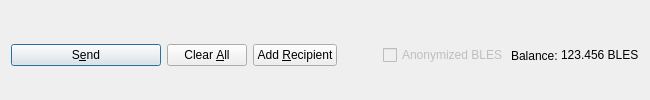
         <widget class="QFrame" name="frame_Send">
          <layout class="QHBoxLayout" name="horizontalLayout">
           <property name="bottomMargin">
            <number>0</number>
           </property>
           <item>
            <widget class="QPushButton" name="sendButton">
             <property name="minimumSize">
              <size>
               <width>150</width>
               <height>0</height>
              </size>
             </property>
             <property name="toolTip">
              <string>Confirm the send action</string>
             </property>
             <property name="text">
              <string>S&amp;end</string>
             </property>
             <property name="icon">
              <iconset resource="../blessing.qrc">
               <normaloff>:/icons/send</normaloff>:/icons/send</iconset>
             </property>
             <property name="autoDefault">
              <bool>false</bool>
             </property>
             <property name="default">
              <bool>true</bool>
             </property>
            </widget>
           </item>
           <item>
            <widget class="QPushButton" name="clearButton">
             <property name="sizePolicy">
              <sizepolicy hsizetype="Minimum" vsizetype="Fixed">
               <horstretch>0</horstretch>
               <verstretch>0</verstretch>
              </sizepolicy>
             </property>
             <property name="toolTip">
              <string>Clear all fields of the form.</string>
             </property>
             <property name="text">
              <string>Clear &amp;All</string>
             </property>
             <property name="icon">
              <iconset resource="../blessing.qrc">
               <normaloff>:/icons/remove</normaloff>:/icons/remove</iconset>
             </property>
             <property name="autoDefault">
              <bool>false</bool>
             </property>
            </widget>
           </item>
           <item>
            <widget class="QPushButton" name="addButton">
             <property name="toolTip">
              <string>Send to multiple recipients at once</string>
             </property>
             <property name="text">
              <string>Add &amp;Recipient</string>
             </property>
             <property name="icon">
              <iconset resource="../blessing.qrc">
               <normaloff>:/icons/add</normaloff>:/icons/add</iconset>
             </property>
             <property name="autoDefault">
              <bool>false</bool>
             </property>
            </widget>
           </item>
           <item>
            <spacer name="horizontalSpacer">
             <property name="orientation">
              <enum>Qt::Horizontal</enum>
             </property>
             <property name="sizeHint" stdset="0">
              <size>
               <width>40</width>
               <height>20</height>
              </size>
             </property>
            </spacer>
           </item>
           <item>
            <layout class="QHBoxLayout" name="horizontalLayout_2">
             <property name="spacing">
              <number>3</number>
             </property>
             <item>
              <widget class="QCheckBox" name="checkzBLES">
               <property name="enabled">
                <bool>false</bool>
               </property>
               <property name="text">
                <string>Anonymized BLES</string>
               </property>
              </widget>
             </item>
             <item>
              <widget class="QLabel" name="label">
               <property name="text">
                <string>Balance:</string>
               </property>
              </widget>
             </item>
             <item>
              <widget class="QLabel" name="labelBalance">
               <property name="sizePolicy">
                <sizepolicy hsizetype="Preferred" vsizetype="Fixed">
                 <horstretch>0</horstretch>
                 <verstretch>0</verstretch>
                </sizepolicy>
               </property>
               <property name="cursor">
                <cursorShape>IBeamCursor</cursorShape>
               </property>
               <property name="text">
                <string notr="true">123.456 BLES</string>
               </property>
               <property name="textInteractionFlags">
                <set>Qt::LinksAccessibleByMouse|Qt::TextSelectableByKeyboard|Qt::TextSelectableByMouse</set>
               </property>
              </widget>
             </item>
            </layout>
           </item>
          </layout>
         </widget>
